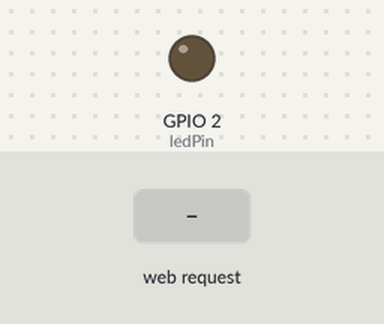
A sketch run on a simulated ESP8266 (NodeMCU). Shown: output pins drawn as LEDs (lit = HIGH). Inputs (shaded band) come from the test bench. WiFi joins after 1.5 s; servers stay silent unless stated; storage starts empty; what the sketch prints to the serial monitor is not drawn.

Above: at 3.2 s.
3.3 s: HTTP request GET /on received
At 3.9 s:
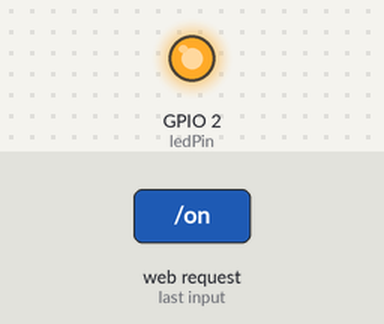
4.8 s: HTTP request GET /off received
At 6.2 s:
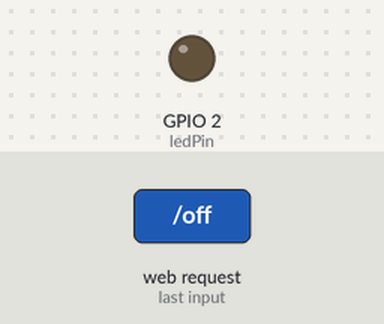
Timing chart, 0 to 7.8 s (numbered marks = the images above; inputs shaded):
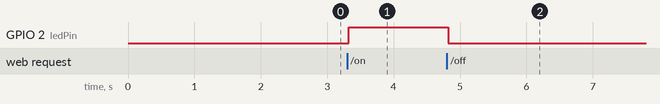

Measured:
- after the input at 3.3 s, GPIO 2 (ledPin): LOW → HIGH at once
- after the input at 4.8 s, GPIO 2 (ledPin): HIGH → LOW at once

The sketch:

spiffsesp8266.ino
```cpp
/*
ESP8266/ESP32使用SPIFFS(闪存文件系统)创建 Web服务器
*/

// Import required libraries
#include <Arduino.h>
#ifdef ESP32
#include <WiFi.h>
#include "SPIFFS.h"
#elif defined(ESP8266)
#include <ESP8266WiFi.h>
#include <ESPAsyncTCP.h>
#include <FS.h>
#endif
#include "ESPAsyncWebServer.h"

// wifi设置
const char *ssid = "MERCURY_D268G";
const char *password = "pba5ayzk";

// Set LED GPIO
const int ledPin = 2;
// Stores LED state
String ledState;

// Create AsyncWebServer object on port 80
AsyncWebServer server(80);

// Replaces placeholder with LED state value
String processor(const String &var)
{
  Serial.println(var);
  if (var == "STATE")
  {
    if (digitalRead(ledPin))
    {
      ledState = "ON";
    }
    else
    {
      ledState = "OFF";
    }
    Serial.print(ledState);
    return ledState;
  }
}

void setup()
{
  // Serial port for debugging purposes
  Serial.begin(115200);
  pinMode(ledPin, OUTPUT);
  digitalWrite(ledPin,LOW);


  // Initialize SPIFFS
  if (!SPIFFS.begin())
  {
    Serial.println("An Error has occurred while mounting SPIFFS");
    return;
  }

  // Connect to Wi-Fi
  WiFi.begin(ssid, password);
  while (WiFi.status() != WL_CONNECTED)
  {
    delay(1000);
    Serial.println("Connecting to WiFi..");
  }

  // Print ESP32 Local IP Address
  Serial.println(WiFi.localIP());

  // Route for root / web page
  server.on("/", HTTP_GET, [](AsyncWebServerRequest *request)
            { request->send(SPIFFS, "/index.html", String(), false, processor); });

  // Route to load style.css file
  server.on("/style.css", HTTP_GET, [](AsyncWebServerRequest *request)
            { request->send(SPIFFS, "/style.css", "text/css"); });

  // Route to set GPIO to HIGH
  server.on("/on", HTTP_GET, [](AsyncWebServerRequest *request)
            {
              digitalWrite(ledPin, HIGH);
              request->send(SPIFFS, "/index.html", String(), false, processor);
            });

  // Route to set GPIO to LOW
  server.on("/off", HTTP_GET, [](AsyncWebServerRequest *request)
            {
              digitalWrite(ledPin, LOW);
              request->send(SPIFFS, "/index.html", String(), false, processor);
            });

  // Start server
  server.begin();
}
void loop(){

}
```
